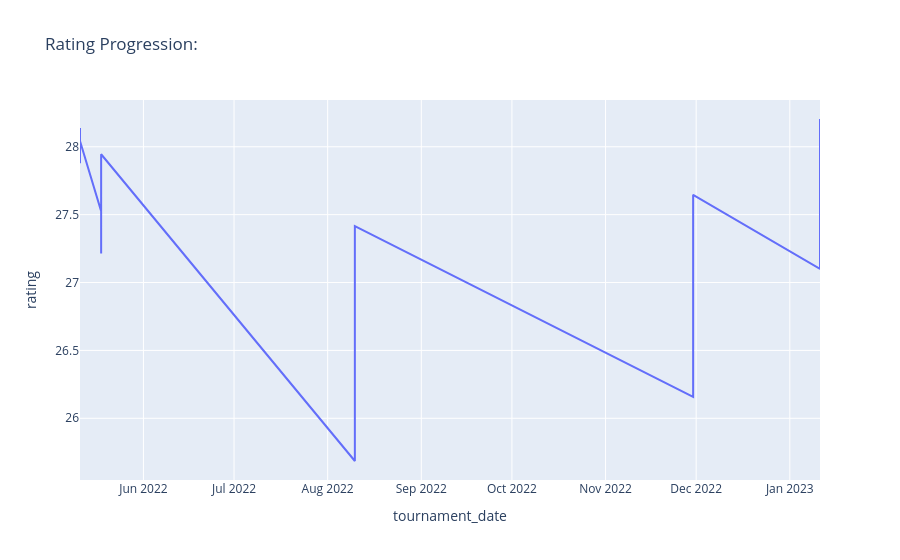

Notebook cell for this chart:
### Code cell
import plotly.express as px

player_tag = ''

player_matches = (
    matches_with_ratings.filter(
        (pl.col('winner') == player_tag) |
        (pl.col('loser') == player_tag)
    )
    .select(
        'winner', 'loser',
        'tournament_date',
        pl.when(pl.col('winner') == player_tag).then(pl.col('new_winner_rating'))
        .otherwise(pl.col('new_loser_rating'))
        .alias('rating'),
    )
    .sort('tournament_date')
)

# Create the plot
px.line(
    data_frame=player_matches.to_pandas(),
    x='tournament_date',
    y='rating',
    labels={'x': 'Date', 'y': 'TrueSkill Rating (μ)'},
    title=f"Rating Progression: {player_tag}"
)

### Figure 1 — Plotly figure (JSON) as saved in the notebook; plotly's stock layout.template omitted (floating-point values rounded to 4 significant figures)
{"data": [{"hovertemplate": "tournament_date=%{x}<br>rating=%{y}<extra></extra>", "legendgroup": "", "line": {"color": "#636efa", "dash": "solid"}, "marker": {"symbol": "circle"}, "mode": "lines", "name": "", "orientation": "v", "showlegend": false, "type": "scatter", "x": ["2022-05-11", "2022-05-11", "2022-05-11", "2022-05-18", "2022-05-18", "2022-05-18", "2022-08-10", "2022-08-10", "2022-11-30", "2022-11-30", "2022-11-30", "2022-11-30", "2023-01-11", "2023-01-11", "2023-01-11"], "xaxis": "x", "y": [28.14, 27.88, 28.04, 27.53, 27.21, 27.94, 25.69, 27.42, 26.16, 26.34, 26.55, 27.65, 27.1, 28.2, 28.2], "yaxis": "y"}], "layout": {"legend": {"tracegroupgap": 0}, "title": {"text": "Rating Progression: "}, "xaxis": {"anchor": "y", "domain": [0, 1], "title": {"text": "tournament_date"}}, "yaxis": {"anchor": "x", "domain": [0, 1], "title": {"text": "rating"}}}}
